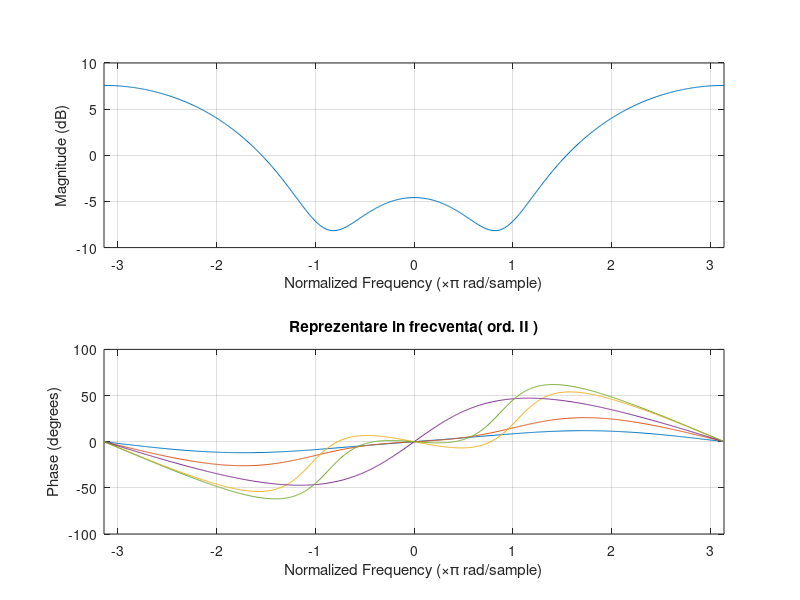
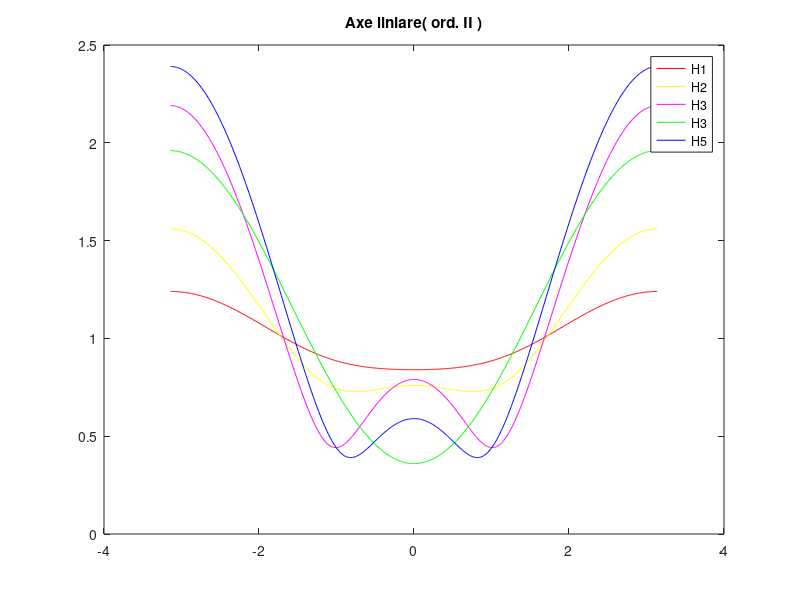
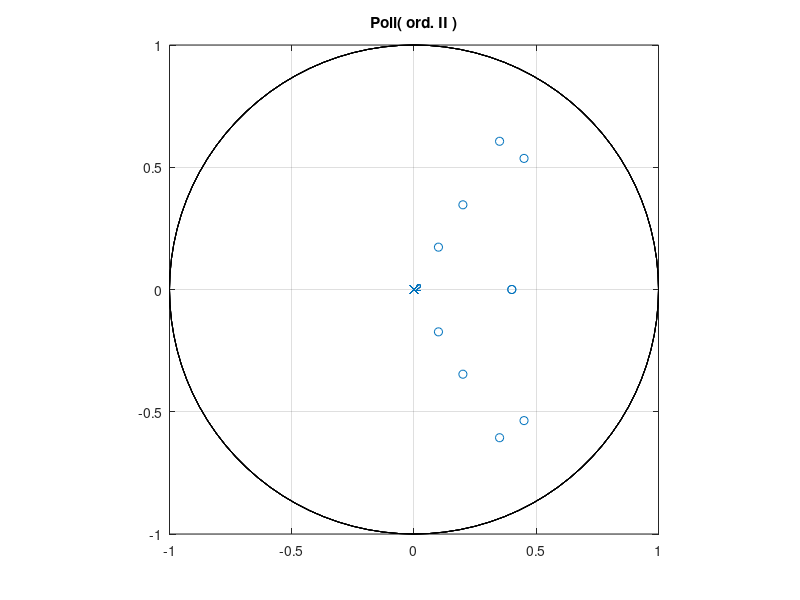

These charts were generated, in order, by the following MATLAB code:
clc ;
clear all ;
close all ;

theta = pi / 3 ;
omega = -pi : 0.01 : pi ;

% valorile lui r
r1 = 0.2 ;
r2 = 0.4 ;
r3 = 0.7 ;
r4 = 0.8 ;
r5 = 0.9 ; 

% functiile de transfer ale filtrului
h1 = [ 1 ( -2 ) * r1 * cos( theta ) r1 ^ 2 ] ;
h2 = [ 1 ( -2 ) * r2 * cos( theta ) r2 ^ 2 ] ;
h3 = [ 1 ( -2 ) * r3 * cos( theta ) r3 ^ 2 ] ;
h4 = [ 1 ( -2 ) * r4 * cos( theta ) r2 ^ 2 ] ;
h5 = [ 1 ( -2 ) * r5 * cos( theta ) r3 ^ 2 ] ;

H1 = abs( freqz( h1, 1, omega ) ) ;
H2 = abs( freqz( h2, 1, omega ) ) ;
H3 = abs( freqz( h3, 1, omega ) ) ;
H4 = abs( freqz( h4, 1, omega ) ) ;
H5 = abs( freqz( h5, 1, omega ) ) ;

figure
freqz( h1, 1, omega ) ; 
hold on
freqz( h2, 1, omega ) ;
hold on
freqz( h3, 1, omega ) ;
hold on
freqz( h4, 1, omega ) ;
hold on
freqz( h5, 1, omega ) ;
title( 'Reprezentare in frecventa( ord. II )' ) ;


figure
plot( omega, H1, 'r' ) ;
hold on
plot( omega, H2, 'y' ) ;
hold on
plot( omega, H3, 'm' ) ;
hold on
plot( omega, H4, 'g' ) ;
hold on
plot( omega, H5, 'b' ) ;
title( 'Axe liniare( ord. II )' ) ;
legend( 'H1', 'H2', 'H3', 'H3', 'H5' ) ;

figure
zplane( h1, 1 ) ;
hold on
zplane( h2, 1 ) ;
hold on
zplane( h3, 1 ) ;
hold on
zplane( h4, 1 ) ;
hold on
zplane( h5, 1 ) ;
hold on
title( 'Poli( ord. II )' ) ;
axis( [ -1 1 -1 1 ] ) ;
